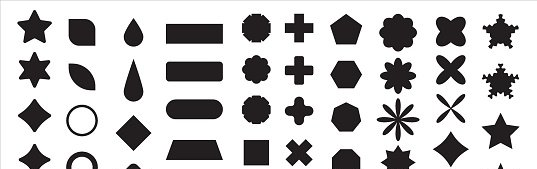
#> input picture Images/img.png, 537 x 169 px
$ python Contours_02.py
#> lines starting #> are read from the running program, lines starting #| are printed output that depends on the picture; after the words box and inside, x2 and y2 are one past the last pixel; in counts of white or black regions, pixels touching at a corner belong together
import cv2

img = cv2.imread('Images/img.png')
#> img is the input picture: shape (169, 537, 3); mean B, G, R 196.3, 195.9, 196.8

img2gray = cv2.cvtColor(img, cv2.COLOR_BGR2GRAY)
ret, threshold = cv2.threshold(img2gray, 10,255,cv2.THRESH_BINARY)
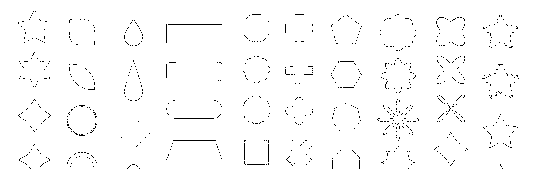
#> threshold: shape (169, 537); 98.3% white; black in thin lines or dots, all inside (x1, y1, x2, y2) = (18, 11, 519, 169)

contours, hierarchy = cv2.findContours(threshold, cv2.RETR_LIST, cv2.CHAIN_APPROX_SIMPLE)
#> contours = 930 contours, 919 with area under 20; largest, box (x1, y1, x2, y2) and area: (0, 0, 537, 169) 90009, (167, 23, 223, 26) 108, (172, 139, 217, 142) 86, (173, 117, 215, 120) 80, (165, 23, 168, 44) 38
print(len(contours))
#| 930
c = max(contours, key=cv2.contourArea )
#> c = contour of 29 points, box (x1, y1, x2, y2) (0, 0, 537, 169), area 90009
print(c)
#> (printed output is left out)
cv2.drawContours(img, contours, -1, (0,0,255), 1)
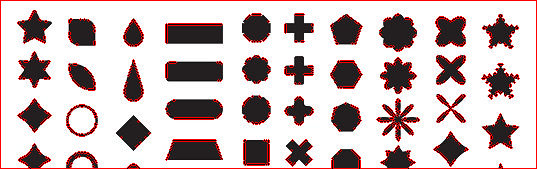
#> img: shape (169, 537, 3); 6.31% of pixels changed, all inside (x1, y1, x2, y2) = (0, 0, 537, 169)

cv2.imshow("IMG", img)
cv2.waitKey(0)
cv2.destroyAllWindows()
